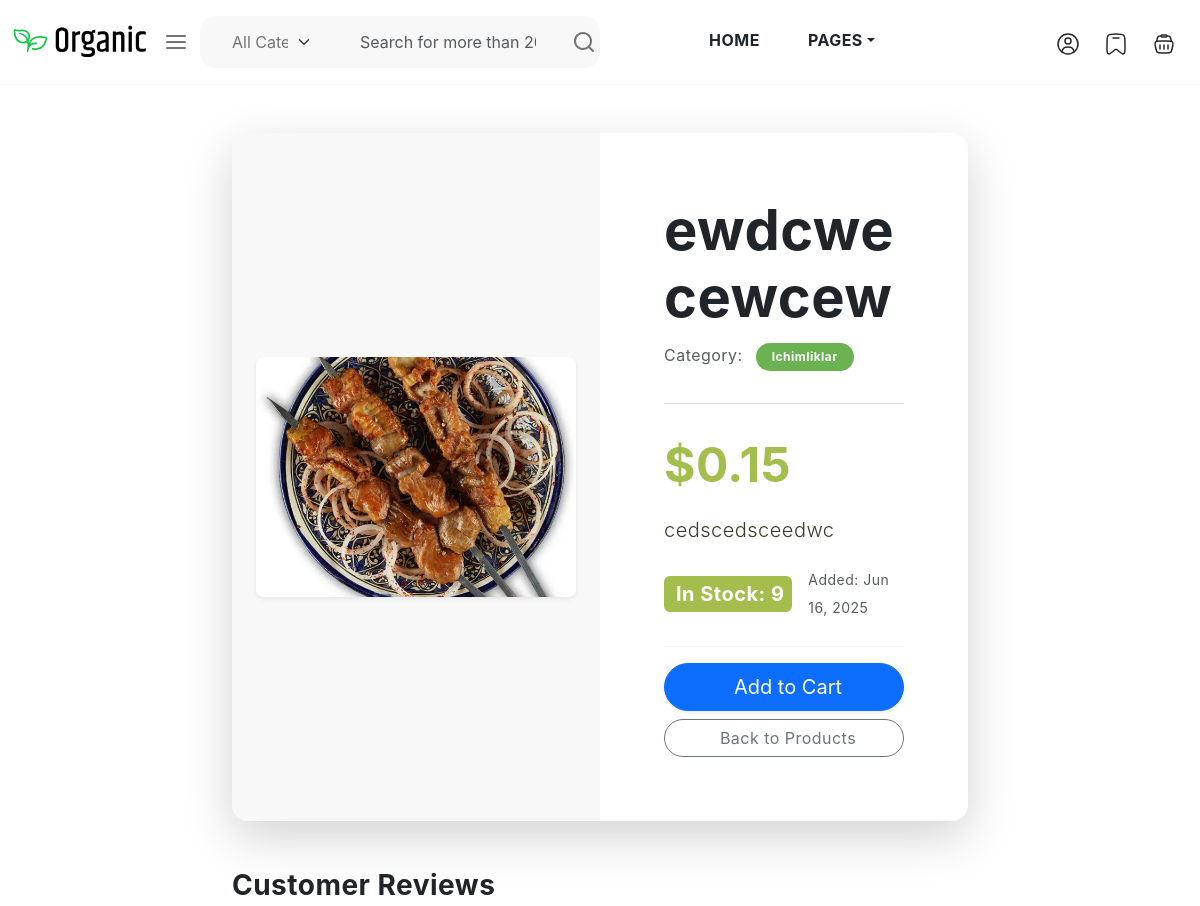
/product/product/detail/ewdcwecewcew/ (upper part), run on an earlier commit of the app's database.
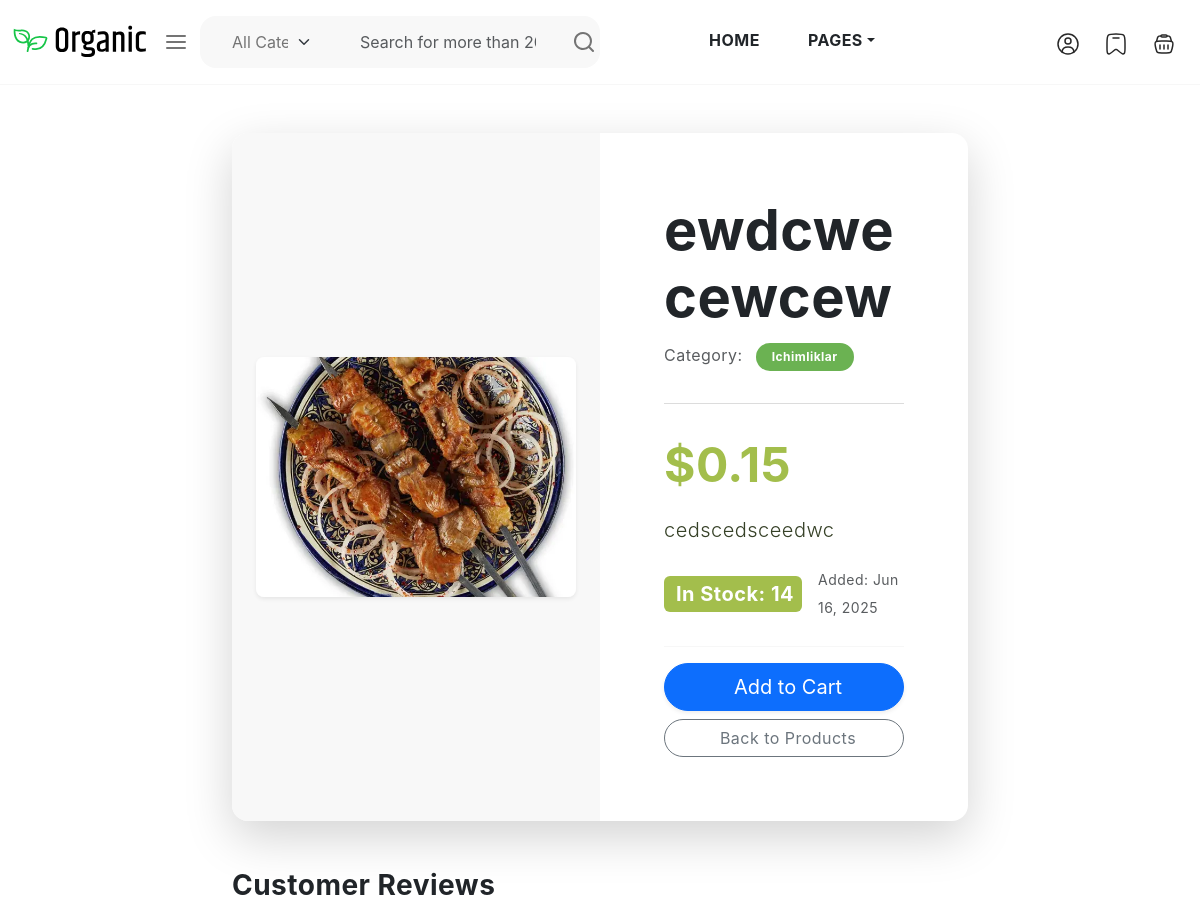
And on a later commit of the database.
### products/models.py (models this page shows, shortened)
class Product(models.Model):
    name = models.CharField(max_length=200)
    description = models.TextField()
    price = models.DecimalField(max_digits=10, decimal_places=2)
    stock = models.IntegerField(default=0)
    category = models.ForeignKey(Category, on_delete=models.CASCADE)
    image = models.ImageField(upload_to='products/', blank=True, null=True)
    created_at = models.DateTimeField(auto_now_add=True)
    is_featured = models.BooleanField(default=False)  # Yangi qo‘shilgan maydon
    sales_count = models.IntegerField(default=0)  # Yangi qo‘shilgan maydon
    slug = models.SlugField(max_length=200, unique=True, blank=True)

class Category(models.Model):
    name = models.CharField(max_length=100)
    slug = models.SlugField(unique=True)
    image = models.ImageField(upload_to='images_category/', null=True, blank=True)

### products/views.py (the view)
# urls.py: path('product/detail/<slug:slug>/', ProductDetailView.as_view(), name='product_detail'),
class ProductDetailView(DetailView):
    model = Product
    template_name = 'product/products_detail.html'
    slug_url_kwarg = 'slug'
    context_object_name = 'product'

### templates/product/products_detail.html (shortened to what this page needs)
{% extends 'base.html' %}
{% load static %}
{% block content %}
<div class="container py-5">
    <div class="row justify-content-center">
        <div class="col-lg-10 col-xl-8">
            <div class="card shadow-lg border-0 rounded-4">
                <div class="row g-0">
                    <div class="col-md-6 bg-light d-flex align-items-center justify-content-center p-4 rounded-start-4">
                        <img src="{{ product.image.url|default:'{% static "images/placeholder.png" %}' }}"
                             alt="{{ product.name }}"
                             class="img-fluid rounded-3 shadow-sm"
                             style="max-height: 450px; object-fit: contain; width: 100%;">
                    </div>
                    <div class="col-md-6 p-5">
                        <div class="card-body d-flex flex-column h-100">
                            <h1 class="card-title display-4 fw-bolder mb-2 text-dark">{{ product.name }}</h1>
                            <p class="text-muted fs-6 mb-3">Category:
                                <span class="badge bg-primary rounded-pill px-3 py-2 ms-2">{{ product.category.name }}</span>
                            </p>
                            <hr class="my-3">
                            <h2 class="card-text text-success display-5 fw-bold my-3">
                                ${{ product.price|floatformat:2 }}
                            </h2>
                            <p class="card-text lead text-secondary flex-grow-1">{{ product.description }}</p>
                            <div class="d-flex align-items-center mb-4">
                                {% if product.stock > 0 %}
                                    <span class="badge bg-success fs-5 p-2 me-3">
                                         In Stock: {{ product.stock }}
                                    </span>
                                {% else %}
                                    <span class="badge bg-danger fs-5 p-2 me-3">
                                        <i class="bi bi-x-circle me-1"></i> Out of Stock
                                    </span>
                                {% endif %}
                                <small class="text-muted ms-auto">Added: {{ product.created_at|date:"M d, Y" }}</small>
                            </div>
                            <div class="mt-auto pt-3 border-top">
                                {% if product.stock > 0 %}
                                    <button hx-post=""
                                            hx-target="#cart-count"
                                            hx-swap="outerHTML"
                                            class="btn btn-primary btn-lg w-100 mb-2 shadow-sm rounded-pill animate__animated animate__pulse animate__infinite">
                                         Add to Cart
                                    </button>
                                {% else %}
                                    <button class="btn btn-secondary btn-lg w-100 mb-2 rounded-pill" disabled>
                                        <i class="bi bi-exclamation-circle me-2"></i> Currently Unavailable
                                    </button>
                                {% endif %}
                                <a href="" class="btn btn-outline-secondary w-100 rounded-pill">
                                     Back to Products
                                </a>
                            </div>
                        </div>
                    </div>
                </div>
            </div>
        </div>
    </div>
    <div class="row justify-content-center mt-5">
        <div class="col-lg-10 col-xl-8">
            <h3 class="mb-4 text-dark fw-bold">Customer Reviews</h3>
        </div>
    </div>
</div>
{% endblock %}

What changed in the data, as far as the page shows it:
changed Product "ewdcwecewcew": stock "9" → "14"
